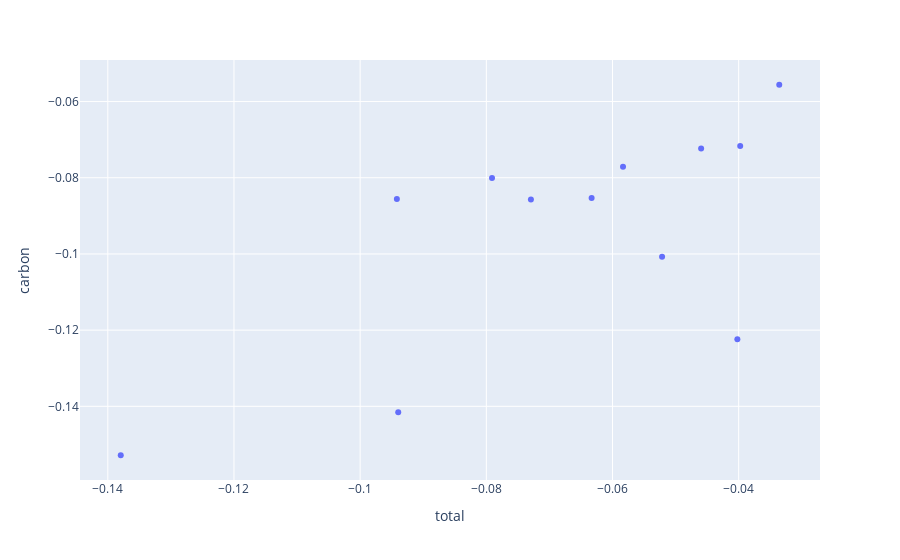

The cell this chart's notebook holds for it:
### Code cell
px.scatter(df_be, x="total", y="carbon")

### Figure 1 — Plotly figure (JSON) as saved in the notebook; plotly's stock layout.template omitted (floating-point values rounded to 4 significant figures)
{"data": [{"hovertemplate": "total=%{x}<br>carbon=%{y}<extra></extra>", "legendgroup": "", "marker": {"color": "#636efa", "symbol": "circle"}, "mode": "markers", "name": "", "orientation": "v", "showlegend": false, "type": "scatter", "x": [-0.03357, -0.03976, -0.04595, -0.05214, -0.05833, -0.06331, -0.07293, -0.0791, -0.09418, -0.09397, -0.04021, -0.1379], "xaxis": "x", "y": [-0.05559, -0.07164, -0.07229, -0.1007, -0.07709, -0.08533, -0.08569, -0.08009, -0.08556, -0.1416, -0.1224, -0.1528], "yaxis": "y"}], "layout": {"legend": {"tracegroupgap": 0}, "margin": {"t": 60}, "xaxis": {"anchor": "y", "domain": [0, 1], "title": {"text": "total"}}, "yaxis": {"anchor": "x", "domain": [0, 1], "title": {"text": "carbon"}}}}
